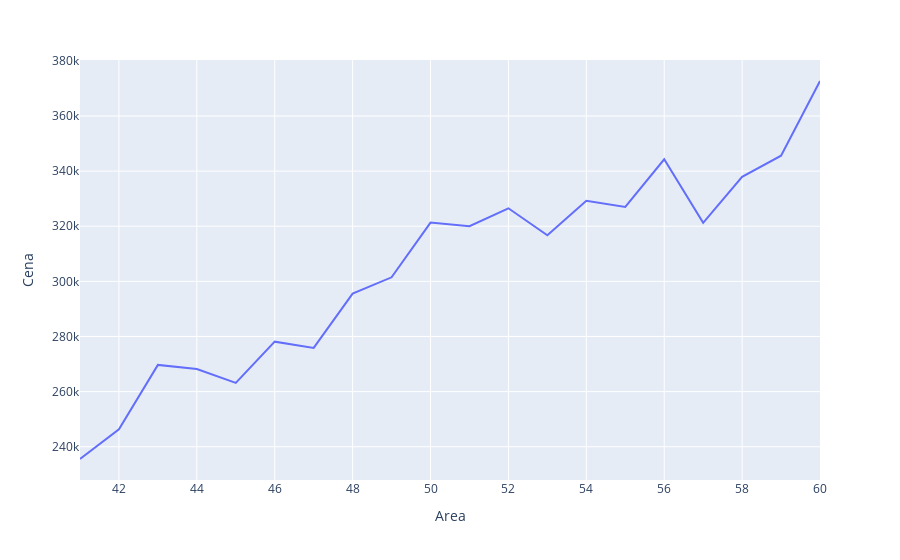

Notebook code cell kept with this figure:
### Code cell
from data import calc_avg_price_per_area

avg_price_per_area = calc_avg_price_per_area(data)
fig = go.Figure(data=px.line(avg_price_per_area, x="Area", y="Cena"))
fig.show()

### Figure 1 — Plotly figure (JSON) as saved in the notebook; plotly's stock layout.template omitted (floating-point values rounded to 4 significant figures)
{"data": [{"hovertemplate": "Area=%{x}<br>Cena=%{y}<extra></extra>", "legendgroup": "", "line": {"color": "#636efa", "dash": "solid"}, "mode": "lines", "name": "", "orientation": "v", "showlegend": false, "type": "scatter", "x": [41, 42, 43, 44, 45, 46, 47, 48, 49, 50, 51, 52, 53, 54, 55, 56, 57, 58, 59, 60], "xaxis": "x", "y": [235500.0, 246300.0, 269700.0, 268200.0, 263200.0, 278100.0, 275900.0, 295600.0, 301500.0, 321300.0, 320000.0, 326500.0, 316700.0, 329200.0, 327000.0, 344300.0, 321200.0, 337900.0, 345600.0, 372700.0], "yaxis": "y"}], "layout": {"legend": {"tracegroupgap": 0}, "margin": {"t": 60}, "xaxis": {"anchor": "y", "domain": [0, 1], "title": {"text": "Area"}}, "yaxis": {"anchor": "x", "domain": [0, 1], "title": {"text": "Cena"}}}}
